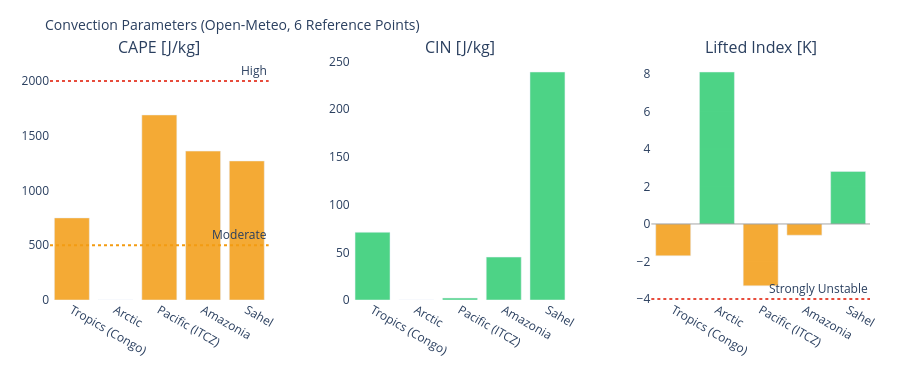

This figure's notebook cell:
### Markdown cell above
---
## 3. Visualizations

### Code cell
# ============================================================
# CAPE / CIN / LIFTED INDEX – Convection potential
# ============================================================

if not df_atm.empty:
    fig = make_subplots(
        rows=1, cols=3,
        subplot_titles=['CAPE [J/kg]', 'CIN [J/kg]', 'Lifted Index [K]'],
        horizontal_spacing=0.1
    )
    pts = df_atm['point'].tolist()
    pt_colors = ['#E85D24','#185FA5','#888780','#378ADD','#639922','#F2A623']

    # CAPE – höher = mehr Gewitterpotential
    cape_vals = df_atm['cape'].fillna(0).tolist()
    cape_colors = ['#e74c3c' if v > 2000 else '#f39c12' if v > 500 else '#2ecc71'
                   for v in cape_vals]
    fig.add_trace(go.Bar(x=pts, y=cape_vals, marker_color=cape_colors,
                         opacity=0.85, showlegend=False), row=1, col=1)
    fig.add_hline(y=2000, line_dash='dot', line_color='#e74c3c',
                  annotation_text='High', row=1, col=1)
    fig.add_hline(y=500,  line_dash='dot', line_color='#f39c12',
                  annotation_text='Moderate', row=1, col=1)

    # CIN – negativer = stärker gedeckelt (weniger Auslöse)
    cin_vals = df_atm['cin'].fillna(0).tolist()
    cin_colors = ['#e74c3c' if v < -200 else '#f39c12' if v < -50 else '#2ecc71'
                  for v in cin_vals]
    fig.add_trace(go.Bar(x=pts, y=cin_vals, marker_color=cin_colors,
                         opacity=0.85, showlegend=False), row=1, col=2)

    # Lifted Index – negativ = instabil
    li_vals = df_atm['li'].fillna(0).tolist()
    li_colors = ['#e74c3c' if v < -4 else '#f39c12' if v < 0 else '#2ecc71'
                 for v in li_vals]
    fig.add_trace(go.Bar(x=pts, y=li_vals, marker_color=li_colors,
                         opacity=0.85, showlegend=False), row=1, col=3)
    fig.add_hline(y=0, line_color='gray', line_width=0.7, row=1, col=3)
    fig.add_hline(y=-4, line_dash='dot', line_color='#e74c3c',
                  annotation_text='Strongly Unstable', row=1, col=3)

    fig.update_layout(
        title=dict(text='Convection Parameters (Open-Meteo, 6 Reference Points)', font=dict(size=14)),
        height=380, plot_bgcolor='rgba(0,0,0,0)', paper_bgcolor='rgba(0,0,0,0)',
        margin=dict(l=50, r=30, t=60, b=80)
    )
    fig.update_xaxes(tickangle=30)
    fig.show()

### Figure 1 — Plotly figure (JSON) as saved in the notebook; plotly's stock layout.template omitted (floating-point values rounded to 4 significant figures)
{"data": [{"marker": {"color": ["#f39c12", "#2ecc71", "#f39c12", "#f39c12", "#f39c12"]}, "opacity": 0.85, "showlegend": false, "type": "bar", "x": ["Tropics (Congo)", "Arctic", "Pacific (ITCZ)", "Amazonia", "Sahel"], "xaxis": "x", "y": [750.0, 0.0, 1690.0, 1360.0, 1270.0], "yaxis": "y"}, {"marker": {"color": ["#2ecc71", "#2ecc71", "#2ecc71", "#2ecc71", "#2ecc71"]}, "opacity": 0.85, "showlegend": false, "type": "bar", "x": ["Tropics (Congo)", "Arctic", "Pacific (ITCZ)", "Amazonia", "Sahel"], "xaxis": "x2", "y": [71.0, 0.0, 2.0, 45.0, 239.0], "yaxis": "y2"}, {"marker": {"color": ["#f39c12", "#2ecc71", "#f39c12", "#f39c12", "#2ecc71"]}, "opacity": 0.85, "showlegend": false, "type": "bar", "x": ["Tropics (Congo)", "Arctic", "Pacific (ITCZ)", "Amazonia", "Sahel"], "xaxis": "x3", "y": [-1.7, 8.1, -3.3, -0.6, 2.8], "yaxis": "y3"}], "layout": {"annotations": [{"font": {"size": 16}, "showarrow": false, "text": "CAPE [J/kg]", "x": 0.1333, "xanchor": "center", "xref": "paper", "y": 1.0, "yanchor": "bottom", "yref": "paper"}, {"font": {"size": 16}, "showarrow": false, "text": "CIN [J/kg]", "x": 0.5, "xanchor": "center", "xref": "paper", "y": 1.0, "yanchor": "bottom", "yref": "paper"}, {"font": {"size": 16}, "showarrow": false, "text": "Lifted Index [K]", "x": 0.8667, "xanchor": "center", "xref": "paper", "y": 1.0, "yanchor": "bottom", "yref": "paper"}, {"showarrow": false, "text": "High", "x": 1, "xanchor": "right", "xref": "x domain", "y": 2000, "yanchor": "bottom", "yref": "y"}, {"showarrow": false, "text": "Moderate", "x": 1, "xanchor": "right", "xref": "x domain", "y": 500, "yanchor": "bottom", "yref": "y"}, {"showarrow": false, "text": "Strongly Unstable", "x": 1, "xanchor": "right", "xref": "x3 domain", "y": -4, "yanchor": "bottom", "yref": "y3"}], "height": 380, "margin": {"b": 80, "l": 50, "r": 30, "t": 60}, "paper_bgcolor": "rgba(0,0,0,0)", "plot_bgcolor": "rgba(0,0,0,0)", "shapes": [{"line": {"color": "#e74c3c", "dash": "dot"}, "type": "line", "x0": 0, "x1": 1, "xref": "x domain", "y0": 2000, "y1": 2000, "yref": "y"}, {"line": {"color": "#f39c12", "dash": "dot"}, "type": "line", "x0": 0, "x1": 1, "xref": "x domain", "y0": 500, "y1": 500, "yref": "y"}, {"line": {"color": "gray", "width": 0.7}, "type": "line", "x0": 0, "x1": 1, "xref": "x3 domain", "y0": 0, "y1": 0, "yref": "y3"}, {"line": {"color": "#e74c3c", "dash": "dot"}, "type": "line", "x0": 0, "x1": 1, "xref": "x3 domain", "y0": -4, "y1": -4, "yref": "y3"}], "title": {"font": {"size": 14}, "text": "Convection Parameters (Open-Meteo, 6 Reference Points)"}, "xaxis": {"anchor": "y", "domain": [0.0, 0.2667], "tickangle": 30}, "xaxis2": {"anchor": "y2", "domain": [0.3667, 0.6333], "tickangle": 30}, "xaxis3": {"anchor": "y3", "domain": [0.7333, 1.0], "tickangle": 30}, "yaxis": {"anchor": "x", "domain": [0.0, 1.0]}, "yaxis2": {"anchor": "x2", "domain": [0.0, 1.0]}, "yaxis3": {"anchor": "x3", "domain": [0.0, 1.0]}}}
